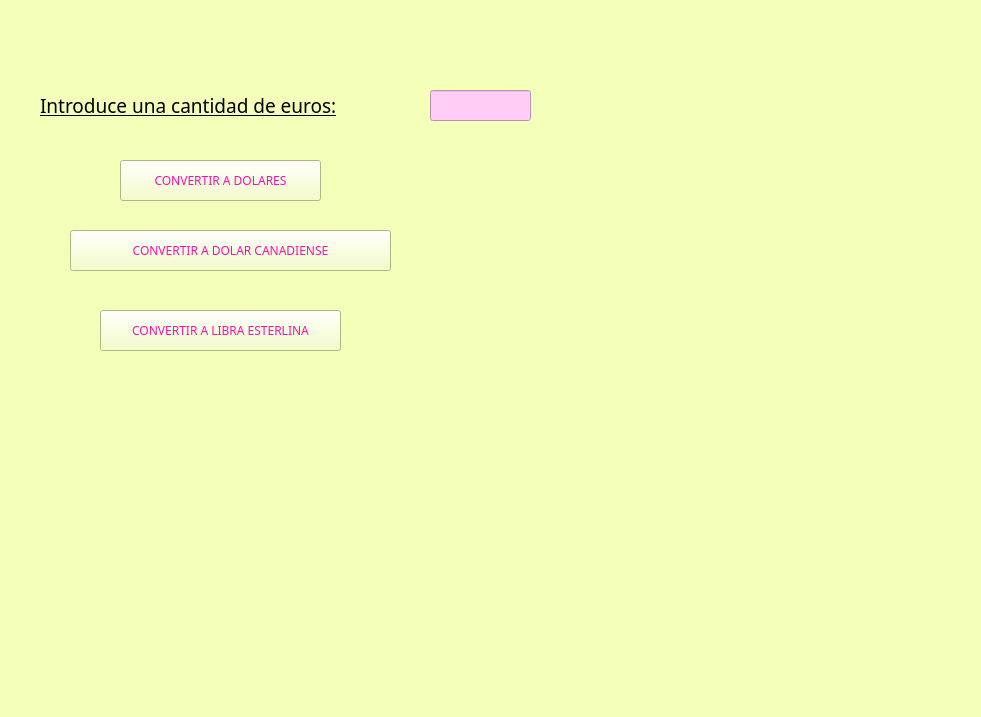
<?xml version="1.0" encoding="UTF-8"?>
<ui version="4.0">
 <class>MainWindow</class>
 <widget class="QMainWindow" name="MainWindow">
  <property name="geometry">
   <rect>
    <x>0</x>
    <y>0</y>
    <width>981</width>
    <height>717</height>
   </rect>
  </property>
  <property name="font">
   <font>
    <family>MS UI Gothic</family>
   </font>
  </property>
  <property name="cursor">
   <cursorShape>ArrowCursor</cursorShape>
  </property>
  <property name="windowTitle">
   <string>Conversor Moneda</string>
  </property>
  <property name="styleSheet">
   <string notr="true">background-color: rgb(254, 255, 176);
background-color: rgb(244, 255, 185);
</string>
  </property>
  <widget class="QWidget" name="centralwidget">
   <widget class="QLabel" name="label_texto">
    <property name="geometry">
     <rect>
      <x>40</x>
      <y>80</y>
      <width>351</width>
      <height>51</height>
     </rect>
    </property>
    <property name="font">
     <font>
      <family>MV Boli</family>
      <pointsize>14</pointsize>
      <underline>true</underline>
     </font>
    </property>
    <property name="text">
     <string>Introduce una cantidad de euros:</string>
    </property>
   </widget>
   <widget class="QLineEdit" name="entrada_euros">
    <property name="geometry">
     <rect>
      <x>430</x>
      <y>90</y>
      <width>101</width>
      <height>31</height>
     </rect>
    </property>
    <property name="font">
     <font>
      <family>Segoe Print</family>
      <pointsize>8</pointsize>
      <weight>50</weight>
      <bold>false</bold>
     </font>
    </property>
    <property name="styleSheet">
     <string notr="true">background-color: rgb(255, 170, 255);
background-color: rgb(255, 205, 245);</string>
    </property>
    <property name="text">
     <string/>
    </property>
   </widget>
   <widget class="QPushButton" name="boton_convertir_dolares">
    <property name="geometry">
     <rect>
      <x>120</x>
      <y>160</y>
      <width>201</width>
      <height>41</height>
     </rect>
    </property>
    <property name="palette">
     <palette>
      <active>
       <colorrole role="Button">
        <brush brushstyle="SolidPattern">
         <color alpha="255">
          <red>244</red>
          <green>255</green>
          <blue>185</blue>
         </color>
        </brush>
       </colorrole>
       <colorrole role="ButtonText">
        <brush brushstyle="SolidPattern">
         <color alpha="255">
          <red>255</red>
          <green>14</green>
          <blue>171</blue>
         </color>
        </brush>
       </colorrole>
       <colorrole role="Base">
        <brush brushstyle="SolidPattern">
         <color alpha="255">
          <red>244</red>
          <green>255</green>
          <blue>185</blue>
         </color>
        </brush>
       </colorrole>
       <colorrole role="Window">
        <brush brushstyle="SolidPattern">
         <color alpha="255">
          <red>244</red>
          <green>255</green>
          <blue>185</blue>
         </color>
        </brush>
       </colorrole>
      </active>
      <inactive>
       <colorrole role="Button">
        <brush brushstyle="SolidPattern">
         <color alpha="255">
          <red>244</red>
          <green>255</green>
          <blue>185</blue>
         </color>
        </brush>
       </colorrole>
       <colorrole role="ButtonText">
        <brush brushstyle="SolidPattern">
         <color alpha="255">
          <red>255</red>
          <green>14</green>
          <blue>171</blue>
         </color>
        </brush>
       </colorrole>
       <colorrole role="Base">
        <brush brushstyle="SolidPattern">
         <color alpha="255">
          <red>244</red>
          <green>255</green>
          <blue>185</blue>
         </color>
        </brush>
       </colorrole>
       <colorrole role="Window">
        <brush brushstyle="SolidPattern">
         <color alpha="255">
          <red>244</red>
          <green>255</green>
          <blue>185</blue>
         </color>
        </brush>
       </colorrole>
      </inactive>
      <disabled>
       <colorrole role="Button">
        <brush brushstyle="SolidPattern">
         <color alpha="255">
          <red>244</red>
          <green>255</green>
          <blue>185</blue>
         </color>
        </brush>
       </colorrole>
       <colorrole role="ButtonText">
        <brush brushstyle="SolidPattern">
         <color alpha="255">
          <red>120</red>
          <green>120</green>
          <blue>120</blue>
         </color>
        </brush>
       </colorrole>
       <colorrole role="Base">
        <brush brushstyle="SolidPattern">
         <color alpha="255">
          <red>244</red>
          <green>255</green>
          <blue>185</blue>
         </color>
        </brush>
       </colorrole>
       <colorrole role="Window">
        <brush brushstyle="SolidPattern">
         <color alpha="255">
          <red>244</red>
          <green>255</green>
          <blue>185</blue>
         </color>
        </brush>
       </colorrole>
      </disabled>
     </palette>
    </property>
    <property name="font">
     <font>
      <family>MV Boli</family>
     </font>
    </property>
    <property name="cursor">
     <cursorShape>PointingHandCursor</cursorShape>
    </property>
    <property name="text">
     <string>CONVERTIR A DOLARES</string>
    </property>
   </widget>
   <widget class="QLabel" name="resultado_dolar">
    <property name="geometry">
     <rect>
      <x>350</x>
      <y>160</y>
      <width>431</width>
      <height>31</height>
     </rect>
    </property>
    <property name="font">
     <font>
      <family>Segoe Print</family>
      <pointsize>12</pointsize>
      <weight>75</weight>
      <bold>true</bold>
     </font>
    </property>
    <property name="text">
     <string/>
    </property>
    <property name="wordWrap">
     <bool>false</bool>
    </property>
   </widget>
   <widget class="QPushButton" name="boton_convertir_libra">
    <property name="geometry">
     <rect>
      <x>100</x>
      <y>310</y>
      <width>241</width>
      <height>41</height>
     </rect>
    </property>
    <property name="palette">
     <palette>
      <active>
       <colorrole role="Button">
        <brush brushstyle="SolidPattern">
         <color alpha="255">
          <red>244</red>
          <green>255</green>
          <blue>185</blue>
         </color>
        </brush>
       </colorrole>
       <colorrole role="ButtonText">
        <brush brushstyle="SolidPattern">
         <color alpha="255">
          <red>255</red>
          <green>14</green>
          <blue>171</blue>
         </color>
        </brush>
       </colorrole>
       <colorrole role="Base">
        <brush brushstyle="SolidPattern">
         <color alpha="255">
          <red>244</red>
          <green>255</green>
          <blue>185</blue>
         </color>
        </brush>
       </colorrole>
       <colorrole role="Window">
        <brush brushstyle="SolidPattern">
         <color alpha="255">
          <red>244</red>
          <green>255</green>
          <blue>185</blue>
         </color>
        </brush>
       </colorrole>
      </active>
      <inactive>
       <colorrole role="Button">
        <brush brushstyle="SolidPattern">
         <color alpha="255">
          <red>244</red>
          <green>255</green>
          <blue>185</blue>
         </color>
        </brush>
       </colorrole>
       <colorrole role="ButtonText">
        <brush brushstyle="SolidPattern">
         <color alpha="255">
          <red>255</red>
          <green>14</green>
          <blue>171</blue>
         </color>
        </brush>
       </colorrole>
       <colorrole role="Base">
        <brush brushstyle="SolidPattern">
         <color alpha="255">
          <red>244</red>
          <green>255</green>
          <blue>185</blue>
         </color>
        </brush>
       </colorrole>
       <colorrole role="Window">
        <brush brushstyle="SolidPattern">
         <color alpha="255">
          <red>244</red>
          <green>255</green>
          <blue>185</blue>
         </color>
        </brush>
       </colorrole>
      </inactive>
      <disabled>
       <colorrole role="Button">
        <brush brushstyle="SolidPattern">
         <color alpha="255">
          <red>244</red>
          <green>255</green>
          <blue>185</blue>
         </color>
        </brush>
       </colorrole>
       <colorrole role="ButtonText">
        <brush brushstyle="SolidPattern">
         <color alpha="255">
          <red>120</red>
          <green>120</green>
          <blue>120</blue>
         </color>
        </brush>
       </colorrole>
       <colorrole role="Base">
        <brush brushstyle="SolidPattern">
         <color alpha="255">
          <red>244</red>
          <green>255</green>
          <blue>185</blue>
         </color>
        </brush>
       </colorrole>
       <colorrole role="Window">
        <brush brushstyle="SolidPattern">
         <color alpha="255">
          <red>244</red>
          <green>255</green>
          <blue>185</blue>
         </color>
        </brush>
       </colorrole>
      </disabled>
     </palette>
    </property>
    <property name="font">
     <font>
      <family>MV Boli</family>
     </font>
    </property>
    <property name="cursor">
     <cursorShape>PointingHandCursor</cursorShape>
    </property>
    <property name="focusPolicy">
     <enum>Qt::StrongFocus</enum>
    </property>
    <property name="text">
     <string>CONVERTIR A LIBRA ESTERLINA</string>
    </property>
   </widget>
   <widget class="QLabel" name="resultado_libra">
    <property name="geometry">
     <rect>
      <x>370</x>
      <y>310</y>
      <width>441</width>
      <height>41</height>
     </rect>
    </property>
    <property name="font">
     <font>
      <family>Segoe Print</family>
      <pointsize>12</pointsize>
      <weight>75</weight>
      <bold>true</bold>
     </font>
    </property>
    <property name="text">
     <string/>
    </property>
    <property name="wordWrap">
     <bool>false</bool>
    </property>
   </widget>
   <widget class="QPushButton" name="boton_convertir_d_canadiense">
    <property name="geometry">
     <rect>
      <x>70</x>
      <y>230</y>
      <width>321</width>
      <height>41</height>
     </rect>
    </property>
    <property name="palette">
     <palette>
      <active>
       <colorrole role="Button">
        <brush brushstyle="SolidPattern">
         <color alpha="255">
          <red>244</red>
          <green>255</green>
          <blue>185</blue>
         </color>
        </brush>
       </colorrole>
       <colorrole role="ButtonText">
        <brush brushstyle="SolidPattern">
         <color alpha="255">
          <red>255</red>
          <green>14</green>
          <blue>171</blue>
         </color>
        </brush>
       </colorrole>
       <colorrole role="Base">
        <brush brushstyle="SolidPattern">
         <color alpha="255">
          <red>244</red>
          <green>255</green>
          <blue>185</blue>
         </color>
        </brush>
       </colorrole>
       <colorrole role="Window">
        <brush brushstyle="SolidPattern">
         <color alpha="255">
          <red>244</red>
          <green>255</green>
          <blue>185</blue>
         </color>
        </brush>
       </colorrole>
      </active>
      <inactive>
       <colorrole role="Button">
        <brush brushstyle="SolidPattern">
         <color alpha="255">
          <red>244</red>
          <green>255</green>
          <blue>185</blue>
         </color>
        </brush>
       </colorrole>
       <colorrole role="ButtonText">
        <brush brushstyle="SolidPattern">
         <color alpha="255">
          <red>255</red>
          <green>14</green>
          <blue>171</blue>
         </color>
        </brush>
       </colorrole>
       <colorrole role="Base">
        <brush brushstyle="SolidPattern">
         <color alpha="255">
          <red>244</red>
          <green>255</green>
          <blue>185</blue>
         </color>
        </brush>
       </colorrole>
       <colorrole role="Window">
        <brush brushstyle="SolidPattern">
         <color alpha="255">
          <red>244</red>
          <green>255</green>
          <blue>185</blue>
         </color>
        </brush>
       </colorrole>
      </inactive>
      <disabled>
       <colorrole role="Button">
        <brush brushstyle="SolidPattern">
         <color alpha="255">
          <red>244</red>
          <green>255</green>
          <blue>185</blue>
         </color>
        </brush>
       </colorrole>
       <colorrole role="ButtonText">
        <brush brushstyle="SolidPattern">
         <color alpha="255">
          <red>120</red>
          <green>120</green>
          <blue>120</blue>
         </color>
        </brush>
       </colorrole>
       <colorrole role="Base">
        <brush brushstyle="SolidPattern">
         <color alpha="255">
          <red>244</red>
          <green>255</green>
          <blue>185</blue>
         </color>
        </brush>
       </colorrole>
       <colorrole role="Window">
        <brush brushstyle="SolidPattern">
         <color alpha="255">
          <red>244</red>
          <green>255</green>
          <blue>185</blue>
         </color>
        </brush>
       </colorrole>
      </disabled>
     </palette>
    </property>
    <property name="font">
     <font>
      <family>MV Boli</family>
     </font>
    </property>
    <property name="cursor">
     <cursorShape>PointingHandCursor</cursorShape>
    </property>
    <property name="focusPolicy">
     <enum>Qt::StrongFocus</enum>
    </property>
    <property name="text">
     <string>CONVERTIR A DOLAR CANADIENSE</string>
    </property>
   </widget>
   <widget class="QLabel" name="resultado_dolar_canada">
    <property name="geometry">
     <rect>
      <x>430</x>
      <y>230</y>
      <width>441</width>
      <height>41</height>
     </rect>
    </property>
    <property name="font">
     <font>
      <family>Segoe Print</family>
      <pointsize>12</pointsize>
      <weight>75</weight>
      <bold>true</bold>
     </font>
    </property>
    <property name="text">
     <string/>
    </property>
    <property name="wordWrap">
     <bool>false</bool>
    </property>
   </widget>
  </widget>
  <widget class="QStatusBar" name="statusbar"/>
 </widget>
 <resources/>
 <connections/>
</ui>
